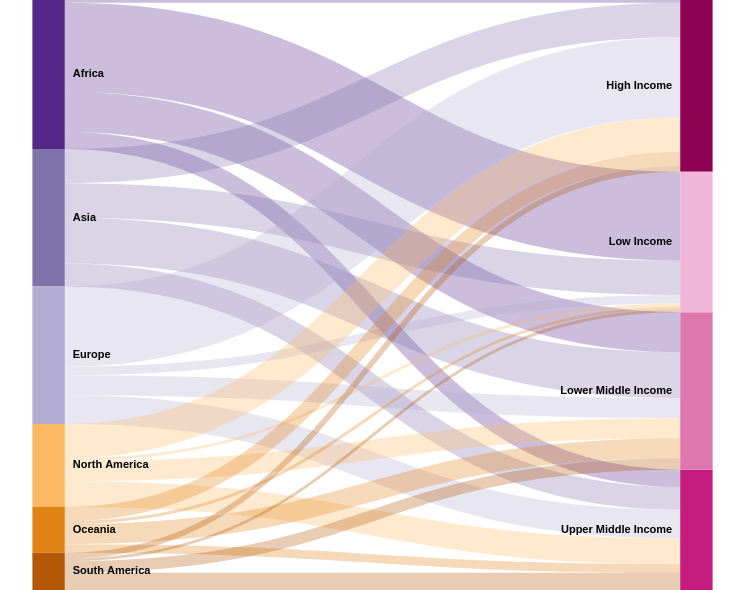

Write a Vega-Lite specification for this figure.
### Vega specification from a JSON file in a GitHub repository (floating-point values rounded to 4 significant figures)
{"$schema": "https://vega.github.io/schema/vega/v5.json", "width": 745, "height": 590, "data": [{"name": "continent_data", "values": {"aggregations": {"table": {"buckets": [{"key": {"continent": "Africa", "incomeLevel": "High Income"}, "countryCount": 1}, {"key": {"continent": "Africa", "incomeLevel": "Upper Middle Income"}, "countryCount": 6}, {"key": {"continent": "Africa", "incomeLevel": "Lower Middle Income"}, "countryCount": 14}, {"key": {"continent": "Africa", "incomeLevel": "Low Income"}, "countryCount": 31}, {"key": {"continent": "Asia", "incomeLevel": "High Income"}, "countryCount": 12}, {"key": {"continent": "Asia", "incomeLevel": "Upper Middle Income"}, "countryCount": 8}, {"key": {"continent": "Asia", "incomeLevel": "Lower Middle Income"}, "countryCount": 16}, {"key": {"continent": "Asia", "incomeLevel": "Low Income"}, "countryCount": 12}, {"key": {"continent": "Europe", "incomeLevel": "High Income"}, "countryCount": 28}, {"key": {"continent": "Europe", "incomeLevel": "Upper Middle Income"}, "countryCount": 10}, {"key": {"continent": "Europe", "incomeLevel": "Lower Middle Income"}, "countryCount": 7}, {"key": {"continent": "Europe", "incomeLevel": "Low Income"}, "countryCount": 3}, {"key": {"continent": "North America", "incomeLevel": "High Income"}, "countryCount": 12}, {"key": {"continent": "North America", "incomeLevel": "Upper Middle Income"}, "countryCount": 9}, {"key": {"continent": "North America", "incomeLevel": "Lower Middle Income"}, "countryCount": 7}, {"key": {"continent": "North America", "incomeLevel": "Low Income"}, "countryCount": 1}, {"key": {"continent": "Oceania", "incomeLevel": "High Income"}, "countryCount": 5}, {"key": {"continent": "Oceania", "incomeLevel": "Upper Middle Income"}, "countryCount": 3}, {"key": {"continent": "Oceania", "incomeLevel": "Lower Middle Income"}, "countryCount": 7}, {"key": {"continent": "Oceania", "incomeLevel": "Low Income"}, "countryCount": 1}, {"key": {"continent": "South America", "incomeLevel": "High Income"}, "countryCount": 2}, {"key": {"continent": "South America", "incomeLevel": "Upper Middle Income"}, "countryCount": 6}, {"key": {"continent": "South America", "incomeLevel": "Lower Middle Income"}, "countryCount": 4}, {"key": {"continent": "South America", "incomeLevel": "Low Income"}, "countryCount": 1}]}}}, "format": {"property": "aggregations.table.buckets"}, "transform": [{"type": "formula", "expr": "datum.key.continent", "as": "continent"}, {"type": "formula", "expr": "datum.key.incomeLevel", "as": "incomeLevel"}, {"type": "formula", "expr": "datum.countryCount", "as": "countryCount"}]}, {"name": "nodes", "source": "continent_data", "transform": [{"type": "filter", "expr": "!groupSelector || groupSelector.continent == datum.continent || groupSelector.incomeLevel == datum.incomeLevel"}, {"type": "formula", "expr": "datum.continent + datum.incomeLevel", "as": "key"}, {"type": "fold", "fields": ["continent", "incomeLevel"], "as": ["stackType", "groupId"]}, {"type": "formula", "expr": "datum.stackType == 'continent' ? datum.continent + ' ' + datum.incomeLevel : datum.incomeLevel + ' ' + datum.continent", "as": "sortField"}, {"type": "stack", "groupby": ["stackType"], "sort": {"field": "sortField", "order": "descending"}, "field": "countryCount"}, {"type": "formula", "expr": "(datum.y0 + datum.y1)/2", "as": "yc"}]}, {"name": "groups", "source": "nodes", "transform": [{"type": "aggregate", "groupby": ["stackType", "groupId"], "fields": ["countryCount"], "ops": ["sum"], "as": ["total"]}, {"type": "stack", "groupby": ["stackType"], "sort": {"field": "groupId", "order": "descending"}, "field": "total"}, {"type": "formula", "expr": "scale('y', datum.y0)", "as": "scaledY0"}, {"type": "formula", "expr": "scale('y', datum.y1)", "as": "scaledY1"}, {"type": "formula", "expr": "datum.stackType == 'continent'", "as": "rightLabel"}, {"type": "formula", "expr": "datum.total/domain('y')[1]", "as": "percentage"}]}, {"name": "destinationNodes", "source": "nodes", "transform": [{"type": "filter", "expr": "datum.stackType == 'incomeLevel'"}]}, {"name": "edges", "source": "nodes", "transform": [{"type": "filter", "expr": "datum.stackType == 'continent'"}, {"type": "lookup", "from": "destinationNodes", "key": "key", "fields": ["key"], "as": ["target"]}, {"type": "linkpath", "orient": "horizontal", "shape": "diagonal", "sourceY": {"expr": "scale('y', datum.yc)"}, "sourceX": {"expr": "scale('x', 'continent') + bandwidth('x')"}, "targetY": {"expr": "scale('y', datum.target.yc)"}, "targetX": {"expr": "scale('x', 'incomeLevel')"}}, {"type": "formula", "expr": "range('y')[0]-scale('y', datum.countryCount)", "as": "strokeWidth"}, {"type": "formula", "expr": "datum.countryCount/domain('y')[1]", "as": "percentage"}]}], "scales": [{"name": "x", "type": "band", "range": "width", "domain": ["continent", "incomeLevel"], "paddingOuter": 0.05, "paddingInner": 0.95}, {"name": "y", "type": "linear", "range": "height", "domain": {"data": "nodes", "field": "y1"}}, {"name": "color", "type": "ordinal", "range": ["#542788", "#8073ac", "#b2abd2", "#fdb863", "#e08214", "#b35806", "#8e0152", "#c51b7d", "#de77ae", "#f1b6da", "#fdbe85"], "domain": {"data": "continent_data", "fields": ["continent", "incomeLevel"]}}, {"name": "stackNames", "type": "ordinal", "range": ["Continent", "Income Level"], "domain": ["continent", "incomeLevel"]}], "marks": [{"type": "path", "name": "edgeMark", "from": {"data": "edges"}, "clip": true, "encode": {"update": {"stroke": [{"test": "groupSelector && groupSelector.stackType == 'continent'", "scale": "color", "field": "incomeLevel"}, {"scale": "color", "field": "continent"}], "strokeWidth": {"field": "strokeWidth"}, "path": {"field": "path"}, "strokeOpacity": {"signal": "!groupSelector && (groupHover.continent == datum.continent || groupHover.incomeLevel == datum.incomeLevel) ? 0.9 : 0.3"}, "zindex": {"signal": "!groupSelector && (groupHover.continent == datum.continent || groupHover.incomeLevel == datum.incomeLevel) ? 1 : 0"}, "tooltip": {"signal": "'Continent: ' + datum.continent + ' | Income Group: ' + datum.incomeLevel + ' | Countries: ' + format(datum.countryCount, ',.0f') + ' (' + format(datum.percentage, '.1%') + ')'"}}, "hover": {"strokeOpacity": {"value": 1}}}}, {"type": "rect", "name": "groupMark", "from": {"data": "groups"}, "encode": {"enter": {"fill": {"scale": "color", "field": "groupId"}, "width": {"scale": "x", "band": 1}}, "update": {"x": {"scale": "x", "field": "stackType"}, "y": {"field": "scaledY0"}, "y2": {"field": "scaledY1"}, "fillOpacity": {"value": 1}, "tooltip": {"signal": "datum.groupId + ': ' + format(datum.total, ',.0f') + ' countries (' + format(datum.percentage, '.1%') + ')'"}}, "hover": {"fillOpacity": {"value": 1}}}}, {"type": "text", "from": {"data": "groups"}, "interactive": false, "encode": {"update": {"x": {"signal": "scale('x', datum.stackType) + (datum.rightLabel ? bandwidth('x') + 8 : -8)"}, "yc": {"signal": "(datum.scaledY0 + datum.scaledY1)/2"}, "align": {"signal": "datum.rightLabel ? 'left' : 'right'"}, "baseline": {"value": "middle"}, "fontWeight": {"value": "bold"}, "text": {"signal": "abs(datum.scaledY0 - datum.scaledY1) > 13 ? datum.groupId : ''"}}}}, {"type": "group", "data": [{"name": "dataForShowAll", "values": [{}], "transform": [{"type": "filter", "expr": "groupSelector"}]}], "encode": {"enter": {"xc": {"signal": "width/2"}, "y": {"value": 30}, "width": {"value": 80}, "height": {"value": 30}}}, "marks": [{"type": "group", "name": "groupReset", "from": {"data": "dataForShowAll"}, "encode": {"enter": {"cornerRadius": {"value": 6}, "fill": {"value": "#f5f5f5"}, "stroke": {"value": "#c1c1c1"}, "strokeWidth": {"value": 2}, "height": {"field": {"group": "height"}}, "width": {"field": {"group": "width"}}}, "update": {"opacity": {"value": 1}}, "hover": {"opacity": {"value": 0.7}}}, "marks": [{"type": "text", "interactive": false, "encode": {"enter": {"xc": {"field": {"group": "width"}, "mult": 0.5}, "yc": {"field": {"group": "height"}, "mult": 0.5}, "align": {"value": "center"}, "baseline": {"value": "middle"}, "fontWeight": {"value": "bold"}, "text": {"value": "Show All"}}}}]}]}], "signals": [{"name": "groupHover", "value": {}, "on": [{"events": "@groupMark:mouseover", "update": "{continent: datum.stackType == 'continent' && datum.groupId, incomeLevel: datum.stackType == 'incomeLevel' && datum.groupId}"}, {"events": "mouseout", "update": "{}"}]}, {"name": "groupSelector", "value": false, "on": [{"events": "@groupMark:click!", "update": "{stackType: datum.stackType, continent: datum.stackType == 'continent' && datum.groupId, incomeLevel: datum.stackType == 'incomeLevel' && datum.groupId}"}, {"events": [{"type": "click", "markname": "groupReset"}, {"type": "dblclick"}], "update": "false"}]}]}
